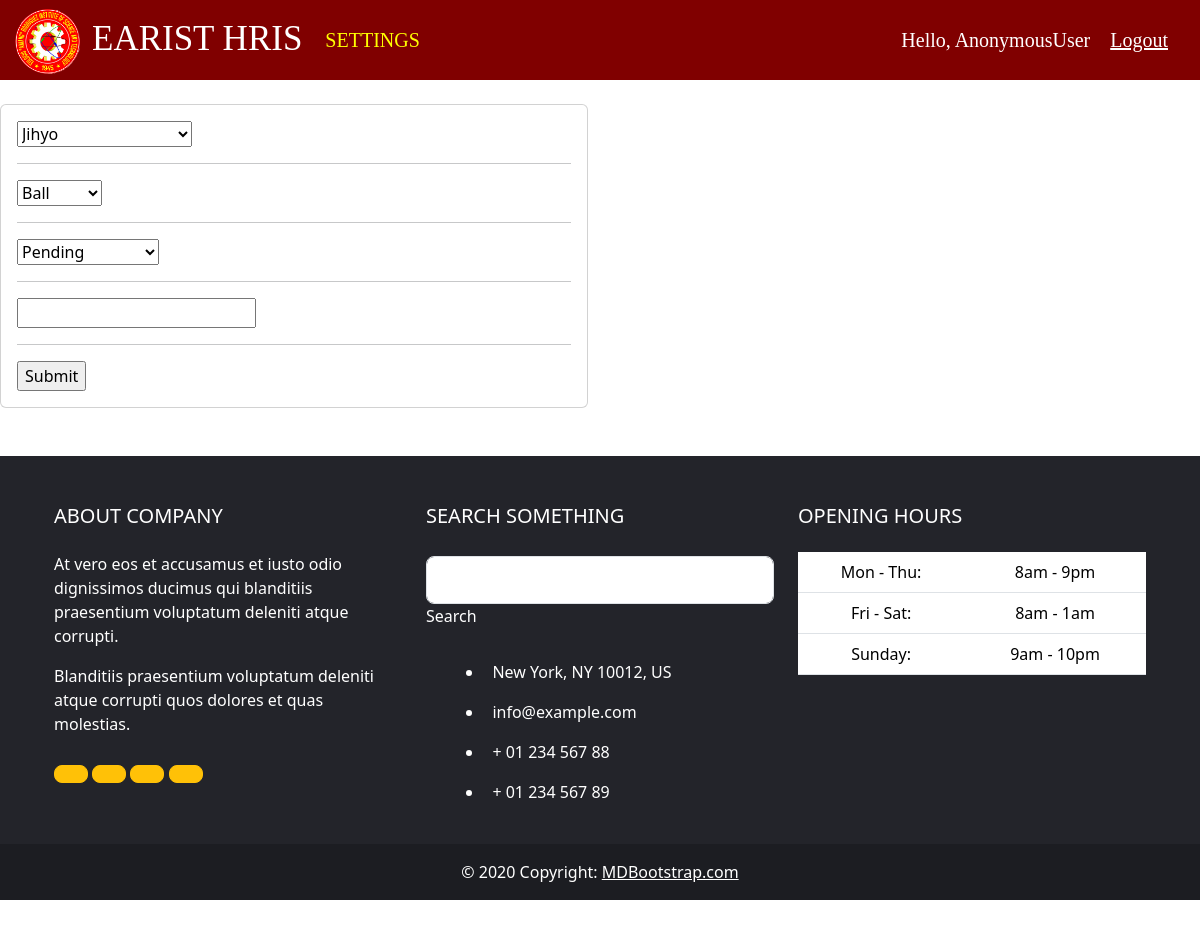
The page /update_order/1/ on the database its author committed.
### accounts/models.py (models this page shows, shortened)
class Order(models.Model):
    STATUS = (
            ('Pending', 'Pending'),
            ('Out for Delivery','Out for Delivery'),
            ('Delivered', 'Delivered'),
             )
    customer = models.ForeignKey(Customer, null=True, on_delete= models.SET_NULL)
    product = models.ForeignKey(Product, null=True, on_delete= models.SET_NULL)
    date_created = models.DateTimeField(auto_now_add=True, null= True)
    status = models.CharField(max_length = 200, null=True, choices=STATUS)
    note = models.CharField(max_length = 1000, null=True)

### accounts/views.py (the view)
# urls.py: path('update_order/<str:pk>/', views.updateOrder, name='update_order'),
def updateOrder(request, pk):
    order = Order.objects.get(id=pk)
    formset = OrderForm(instance=order)
    if request.method == 'POST':
        formset = OrderForm(request.POST, instance=order)
        if formset.is_valid():
            formset.save()
            return redirect('/')
    context = {'formset':formset}
    return render(request, 'accounts/order_form.html', context)

### accounts/forms.py
class OrderForm(ModelForm):
    class Meta:
        model = Order
        fields = '__all__'

### accounts/models.py (called while the page is built)
    def __str__(self):
        return self.name

    def __str__(self):
        return self.name

### accounts/templates/accounts/order_form.html (shortened to what this page needs)
{% extends "accounts/base.html" %}
{% load static %}
{% block content %}
<br>
<div class="row">
    <div class="col-md-6">
        <div class="card card-body">
            <form action="" method="POST">
                {% for form in formset %}
                {{form}}
                 <hr>
                {% endfor %}
                <input type="submit" name="Submit">
            </form>
        </div>
    </div>
</div>
{% endblock %}

### rows shown on the page
Order: formset "Jihyo" "Ball" "Pending"

### other values the page prints
{{ request.user }} "AnonymousUser"
